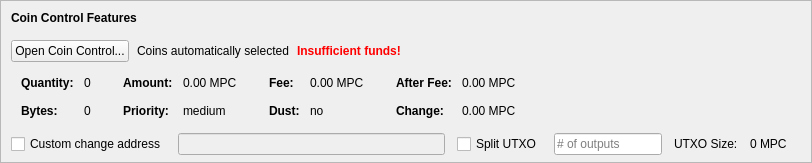
    <widget class="QFrame" name="frameCoinControl">
     <property name="sizePolicy">
      <sizepolicy hsizetype="Expanding" vsizetype="Expanding">
       <horstretch>0</horstretch>
       <verstretch>0</verstretch>
      </sizepolicy>
     </property>
     <property name="maximumSize">
      <size>
       <width>16777215</width>
       <height>16777215</height>
      </size>
     </property>
     <property name="frameShape">
      <enum>QFrame::StyledPanel</enum>
     </property>
     <property name="frameShadow">
      <enum>QFrame::Sunken</enum>
     </property>
     <layout class="QVBoxLayout" name="verticalLayoutCoinControl2">
      <property name="spacing">
       <number>0</number>
      </property>
      <property name="leftMargin">
       <number>0</number>
      </property>
      <property name="topMargin">
       <number>0</number>
      </property>
      <property name="rightMargin">
       <number>0</number>
      </property>
      <property name="bottomMargin">
       <number>6</number>
      </property>
      <item>
       <layout class="QVBoxLayout" name="verticalLayoutCoinControl" stretch="0,0,0,0,1">
        <property name="spacing">
         <number>0</number>
        </property>
        <property name="leftMargin">
         <number>10</number>
        </property>
        <property name="topMargin">
         <number>10</number>
        </property>
        <item>
         <layout class="QHBoxLayout" name="horizontalLayoutCoinControl1">
          <property name="bottomMargin">
           <number>15</number>
          </property>
          <item>
           <widget class="QLabel" name="labelCoinControlFeatures">
            <property name="sizePolicy">
             <sizepolicy hsizetype="Preferred" vsizetype="Maximum">
              <horstretch>0</horstretch>
              <verstretch>0</verstretch>
             </sizepolicy>
            </property>
            <property name="font">
             <font>
              <weight>75</weight>
              <bold>true</bold>
             </font>
            </property>
            <property name="styleSheet">
             <string notr="true">font-weight:bold;</string>
            </property>
            <property name="text">
             <string>Coin Control Features</string>
            </property>
           </widget>
          </item>
         </layout>
        </item>
        <item>
         <layout class="QHBoxLayout" name="horizontalLayoutCoinControl2" stretch="0,0,0,0">
          <property name="spacing">
           <number>8</number>
          </property>
          <property name="bottomMargin">
           <number>10</number>
          </property>
          <item>
           <widget class="QPushButton" name="pushButtonCoinControl">
            <property name="styleSheet">
             <string notr="true"/>
            </property>
            <property name="text">
             <string>Open Coin Control...</string>
            </property>
            <property name="autoDefault">
             <bool>false</bool>
            </property>
           </widget>
          </item>
          <item>
           <widget class="QLabel" name="labelCoinControlAutomaticallySelected">
            <property name="text">
             <string>Coins automatically selected</string>
            </property>
            <property name="margin">
             <number>5</number>
            </property>
           </widget>
          </item>
          <item>
           <widget class="QLabel" name="labelCoinControlInsuffFunds">
            <property name="font">
             <font>
              <weight>75</weight>
              <bold>true</bold>
             </font>
            </property>
            <property name="styleSheet">
             <string notr="true">color:red;font-weight:bold;</string>
            </property>
            <property name="text">
             <string>Insufficient funds!</string>
            </property>
            <property name="margin">
             <number>5</number>
            </property>
           </widget>
          </item>
          <item>
           <spacer name="horizontalSpacerCoinControl">
            <property name="orientation">
             <enum>Qt::Horizontal</enum>
            </property>
            <property name="sizeHint" stdset="0">
             <size>
              <width>40</width>
              <height>1</height>
             </size>
            </property>
           </spacer>
          </item>
         </layout>
        </item>
        <item>
         <widget class="QWidget" name="widgetCoinControl" native="true">
          <property name="sizePolicy">
           <sizepolicy hsizetype="Preferred" vsizetype="Preferred">
            <horstretch>0</horstretch>
            <verstretch>0</verstretch>
           </sizepolicy>
          </property>
          <property name="minimumSize">
           <size>
            <width>0</width>
            <height>0</height>
           </size>
          </property>
          <property name="styleSheet">
           <string notr="true"/>
          </property>
          <layout class="QHBoxLayout" name="horizontalLayoutCoinControl5">
           <property name="leftMargin">
            <number>0</number>
           </property>
           <property name="topMargin">
            <number>0</number>
           </property>
           <property name="rightMargin">
            <number>0</number>
           </property>
           <property name="bottomMargin">
            <number>0</number>
           </property>
           <item>
            <layout class="QHBoxLayout" name="horizontalLayoutCoinControl3" stretch="0,0,0,1">
             <property name="spacing">
              <number>20</number>
             </property>
             <property name="topMargin">
              <number>0</number>
             </property>
             <property name="bottomMargin">
              <number>10</number>
             </property>
             <item>
              <layout class="QFormLayout" name="formLayoutCoinControl1">
               <property name="horizontalSpacing">
                <number>10</number>
               </property>
               <property name="verticalSpacing">
                <number>14</number>
               </property>
               <property name="leftMargin">
                <number>10</number>
               </property>
               <property name="topMargin">
                <number>4</number>
               </property>
               <property name="rightMargin">
                <number>6</number>
               </property>
               <item row="0" column="0">
                <widget class="QLabel" name="labelCoinControlQuantityText">
                 <property name="font">
                  <font>
                   <weight>75</weight>
                   <bold>true</bold>
                  </font>
                 </property>
                 <property name="text">
                  <string>Quantity:</string>
                 </property>
                 <property name="margin">
                  <number>0</number>
                 </property>
                </widget>
               </item>
               <item row="0" column="1">
                <widget class="QLabel" name="labelCoinControlQuantity">
                 <property name="cursor">
                  <cursorShape>IBeamCursor</cursorShape>
                 </property>
                 <property name="contextMenuPolicy">
                  <enum>Qt::ActionsContextMenu</enum>
                 </property>
                 <property name="text">
                  <string notr="true">0</string>
                 </property>
                 <property name="margin">
                  <number>0</number>
                 </property>
                 <property name="textInteractionFlags">
                  <set>Qt::LinksAccessibleByMouse|Qt::TextSelectableByKeyboard|Qt::TextSelectableByMouse</set>
                 </property>
                </widget>
               </item>
               <item row="1" column="0">
                <widget class="QLabel" name="labelCoinControlBytesText">
                 <property name="font">
                  <font>
                   <weight>75</weight>
                   <bold>true</bold>
                  </font>
                 </property>
                 <property name="text">
                  <string>Bytes:</string>
                 </property>
                </widget>
               </item>
               <item row="1" column="1">
                <widget class="QLabel" name="labelCoinControlBytes">
                 <property name="cursor">
                  <cursorShape>IBeamCursor</cursorShape>
                 </property>
                 <property name="contextMenuPolicy">
                  <enum>Qt::ActionsContextMenu</enum>
                 </property>
                 <property name="text">
                  <string notr="true">0</string>
                 </property>
                 <property name="textInteractionFlags">
                  <set>Qt::LinksAccessibleByMouse|Qt::TextSelectableByKeyboard|Qt::TextSelectableByMouse</set>
                 </property>
                </widget>
               </item>
              </layout>
             </item>
             <item>
              <layout class="QFormLayout" name="formLayoutCoinControl2">
               <property name="horizontalSpacing">
                <number>10</number>
               </property>
               <property name="verticalSpacing">
                <number>14</number>
               </property>
               <property name="leftMargin">
                <number>6</number>
               </property>
               <property name="topMargin">
                <number>4</number>
               </property>
               <property name="rightMargin">
                <number>6</number>
               </property>
               <item row="0" column="0">
                <widget class="QLabel" name="labelCoinControlAmountText">
                 <property name="font">
                  <font>
                   <weight>75</weight>
                   <bold>true</bold>
                  </font>
                 </property>
                 <property name="text">
                  <string>Amount:</string>
                 </property>
                 <property name="margin">
                  <number>0</number>
                 </property>
                </widget>
               </item>
               <item row="0" column="1">
                <widget class="QLabel" name="labelCoinControlAmount">
                 <property name="cursor">
                  <cursorShape>IBeamCursor</cursorShape>
                 </property>
                 <property name="contextMenuPolicy">
                  <enum>Qt::ActionsContextMenu</enum>
                 </property>
                 <property name="text">
                  <string notr="true">0.00 MPC</string>
                 </property>
                 <property name="textInteractionFlags">
                  <set>Qt::LinksAccessibleByMouse|Qt::TextSelectableByKeyboard|Qt::TextSelectableByMouse</set>
                 </property>
                </widget>
               </item>
               <item row="1" column="0">
                <widget class="QLabel" name="labelCoinControlPriorityText">
                 <property name="font">
                  <font>
                   <weight>75</weight>
                   <bold>true</bold>
                  </font>
                 </property>
                 <property name="text">
                  <string>Priority:</string>
                 </property>
                </widget>
               </item>
               <item row="1" column="1">
                <widget class="QLabel" name="labelCoinControlPriority">
                 <property name="cursor">
                  <cursorShape>IBeamCursor</cursorShape>
                 </property>
                 <property name="contextMenuPolicy">
                  <enum>Qt::ActionsContextMenu</enum>
                 </property>
                 <property name="text">
                  <string>medium</string>
                 </property>
                 <property name="textInteractionFlags">
                  <set>Qt::LinksAccessibleByMouse|Qt::TextSelectableByKeyboard|Qt::TextSelectableByMouse</set>
                 </property>
                </widget>
               </item>
              </layout>
             </item>
             <item>
              <layout class="QFormLayout" name="formLayoutCoinControl3">
               <property name="horizontalSpacing">
                <number>10</number>
               </property>
               <property name="verticalSpacing">
                <number>14</number>
               </property>
               <property name="leftMargin">
                <number>6</number>
               </property>
               <property name="topMargin">
                <number>4</number>
               </property>
               <property name="rightMargin">
                <number>6</number>
               </property>
               <item row="0" column="0">
                <widget class="QLabel" name="labelCoinControlFeeText">
                 <property name="font">
                  <font>
                   <weight>75</weight>
                   <bold>true</bold>
                  </font>
                 </property>
                 <property name="text">
                  <string>Fee:</string>
                 </property>
                 <property name="margin">
                  <number>0</number>
                 </property>
                </widget>
               </item>
               <item row="0" column="1">
                <widget class="QLabel" name="labelCoinControlFee">
                 <property name="cursor">
                  <cursorShape>IBeamCursor</cursorShape>
                 </property>
                 <property name="contextMenuPolicy">
                  <enum>Qt::ActionsContextMenu</enum>
                 </property>
                 <property name="text">
                  <string notr="true">0.00 MPC</string>
                 </property>
                 <property name="textInteractionFlags">
                  <set>Qt::LinksAccessibleByMouse|Qt::TextSelectableByKeyboard|Qt::TextSelectableByMouse</set>
                 </property>
                </widget>
               </item>
               <item row="1" column="0">
                <widget class="QLabel" name="labelCoinControlLowOutputText">
                 <property name="font">
                  <font>
                   <weight>75</weight>
                   <bold>true</bold>
                  </font>
                 </property>
                 <property name="text">
                  <string>Dust:</string>
                 </property>
                </widget>
               </item>
               <item row="1" column="1">
                <widget class="QLabel" name="labelCoinControlLowOutput">
                 <property name="cursor">
                  <cursorShape>IBeamCursor</cursorShape>
                 </property>
                 <property name="contextMenuPolicy">
                  <enum>Qt::ActionsContextMenu</enum>
                 </property>
                 <property name="text">
                  <string>no</string>
                 </property>
                 <property name="textInteractionFlags">
                  <set>Qt::LinksAccessibleByMouse|Qt::TextSelectableByKeyboard|Qt::TextSelectableByMouse</set>
                 </property>
                </widget>
               </item>
              </layout>
             </item>
             <item>
              <layout class="QFormLayout" name="formLayoutCoinControl4">
               <property name="horizontalSpacing">
                <number>10</number>
               </property>
               <property name="verticalSpacing">
                <number>14</number>
               </property>
               <property name="leftMargin">
                <number>6</number>
               </property>
               <property name="topMargin">
                <number>4</number>
               </property>
               <property name="rightMargin">
                <number>6</number>
               </property>
               <item row="0" column="0">
                <widget class="QLabel" name="labelCoinControlAfterFeeText">
                 <property name="font">
                  <font>
                   <weight>75</weight>
                   <bold>true</bold>
                  </font>
                 </property>
                 <property name="text">
                  <string>After Fee:</string>
                 </property>
                 <property name="margin">
                  <number>0</number>
                 </property>
                </widget>
               </item>
               <item row="0" column="1">
                <widget class="QLabel" name="labelCoinControlAfterFee">
                 <property name="cursor">
                  <cursorShape>IBeamCursor</cursorShape>
                 </property>
                 <property name="contextMenuPolicy">
                  <enum>Qt::ActionsContextMenu</enum>
                 </property>
                 <property name="text">
                  <string notr="true">0.00 MPC</string>
                 </property>
                 <property name="textInteractionFlags">
                  <set>Qt::LinksAccessibleByMouse|Qt::TextSelectableByKeyboard|Qt::TextSelectableByMouse</set>
                 </property>
                </widget>
               </item>
               <item row="1" column="0">
                <widget class="QLabel" name="labelCoinControlChangeText">
                 <property name="font">
                  <font>
                   <weight>75</weight>
                   <bold>true</bold>
                  </font>
                 </property>
                 <property name="text">
                  <string>Change:</string>
                 </property>
                </widget>
               </item>
               <item row="1" column="1">
                <widget class="QLabel" name="labelCoinControlChange">
                 <property name="cursor">
                  <cursorShape>IBeamCursor</cursorShape>
                 </property>
                 <property name="contextMenuPolicy">
                  <enum>Qt::ActionsContextMenu</enum>
                 </property>
                 <property name="text">
                  <string notr="true">0.00 MPC</string>
                 </property>
                 <property name="textInteractionFlags">
                  <set>Qt::LinksAccessibleByMouse|Qt::TextSelectableByKeyboard|Qt::TextSelectableByMouse</set>
                 </property>
                </widget>
               </item>
              </layout>
             </item>
            </layout>
           </item>
          </layout>
         </widget>
        </item>
        <item>
         <layout class="QHBoxLayout" name="horizontalLayoutCoinControl4" stretch="0,0,0,0,0,0,0">
          <property name="spacing">
           <number>12</number>
          </property>
          <property name="sizeConstraint">
           <enum>QLayout::SetDefaultConstraint</enum>
          </property>
          <property name="topMargin">
           <number>5</number>
          </property>
          <property name="rightMargin">
           <number>5</number>
          </property>
          <item>
           <widget class="QCheckBox" name="checkBoxCoinControlChange">
            <property name="toolTip">
             <string>If this is activated, but the change address is empty or invalid, change will be sent to a newly generated address.</string>
            </property>
            <property name="text">
             <string>Custom change address</string>
            </property>
           </widget>
          </item>
          <item>
           <widget class="QValidatedLineEdit" name="lineEditCoinControlChange">
            <property name="enabled">
             <bool>false</bool>
            </property>
            <property name="sizePolicy">
             <sizepolicy hsizetype="Expanding" vsizetype="Fixed">
              <horstretch>0</horstretch>
              <verstretch>0</verstretch>
             </sizepolicy>
            </property>
           </widget>
          </item>
          <item>
           <widget class="QCheckBox" name="splitBlockCheckBox">
            <property name="text">
             <string>Split UTXO</string>
            </property>
           </widget>
          </item>
          <item>
           <widget class="QLineEdit" name="splitBlockLineEdit">
            <property name="sizePolicy">
             <sizepolicy hsizetype="Fixed" vsizetype="Fixed">
              <horstretch>50</horstretch>
              <verstretch>0</verstretch>
             </sizepolicy>
            </property>
            <property name="placeholderText">
             <string># of outputs</string>
            </property>
           </widget>
          </item>
          <item>
           <widget class="QLabel" name="labelBlockSizeText">
            <property name="text">
             <string>UTXO Size:</string>
            </property>
           </widget>
          </item>
          <item>
           <widget class="QLabel" name="labelBlockSize">
            <property name="text">
             <string>0 MPC</string>
            </property>
           </widget>
          </item>
          <item>
           <widget class="QLabel" name="labelCoinControlChangeLabel">
            <property name="sizePolicy">
             <sizepolicy hsizetype="Preferred" vsizetype="Expanding">
              <horstretch>0</horstretch>
              <verstretch>0</verstretch>
             </sizepolicy>
            </property>
            <property name="minimumSize">
             <size>
              <width>0</width>
              <height>0</height>
             </size>
            </property>
            <property name="text">
             <string/>
            </property>
            <property name="margin">
             <number>3</number>
            </property>
           </widget>
          </item>
         </layout>
        </item>
        <item>
         <spacer name="verticalSpacerCoinControl">
          <property name="orientation">
           <enum>Qt::Vertical</enum>
          </property>
          <property name="sizeHint" stdset="0">
           <size>
            <width>800</width>
            <height>1</height>
           </size>
          </property>
         </spacer>
        </item>
       </layout>
      </item>
     </layout>
    </widget>
